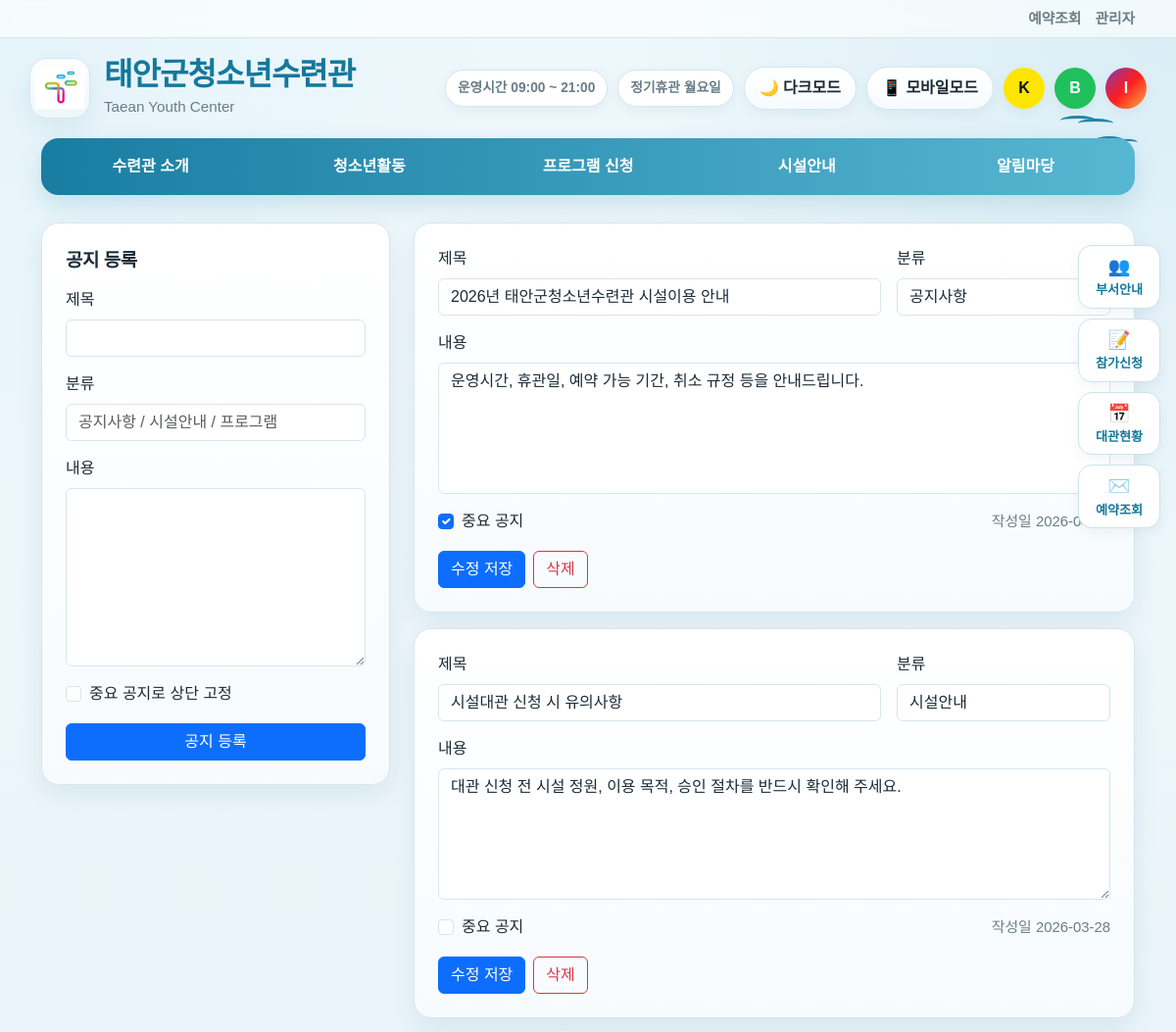
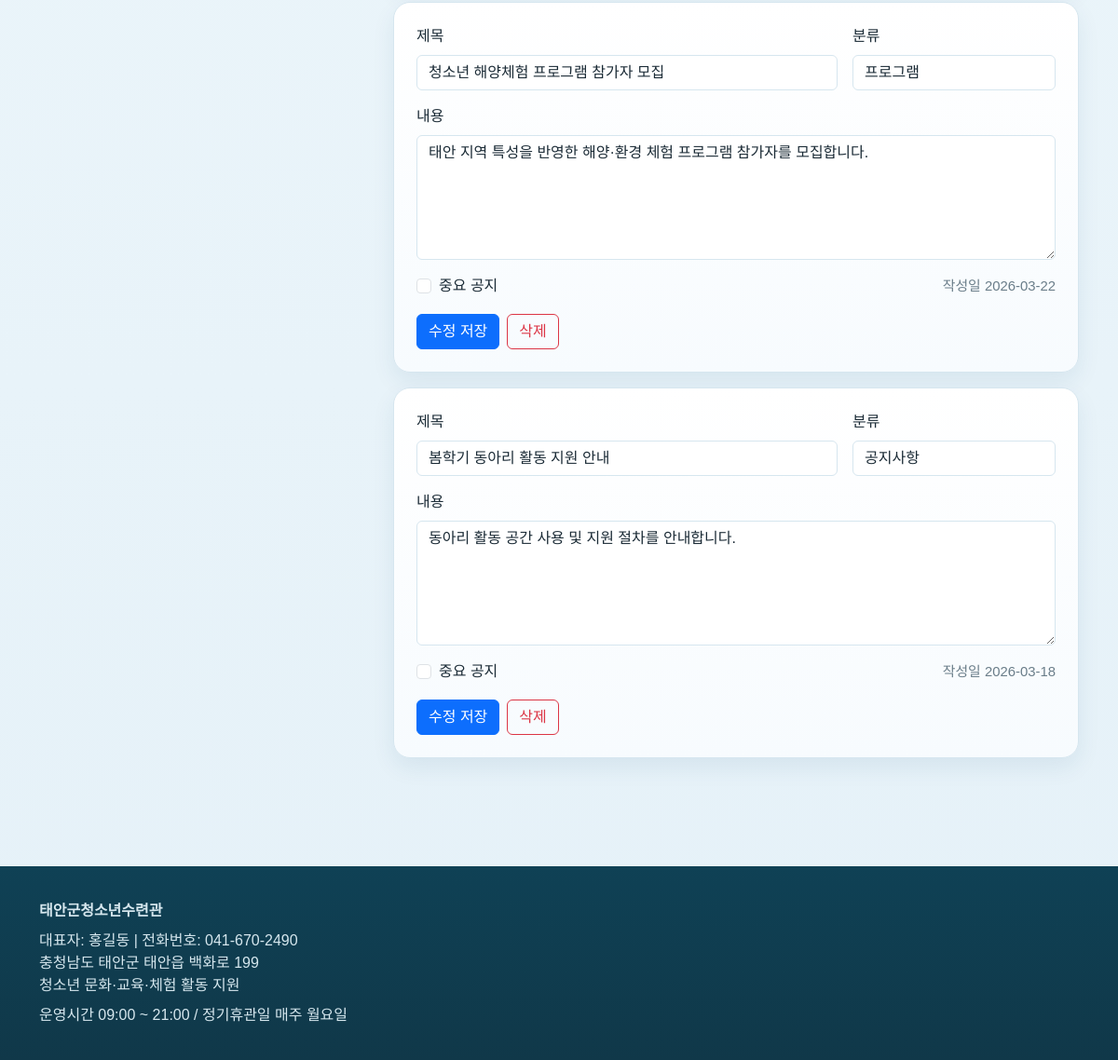
/admin/notices (signed in), run on the app's committed database (2 pictures, top to bottom).
### tables this page shows
CREATE TABLE notices (
        id INTEGER PRIMARY KEY AUTOINCREMENT,
        title TEXT NOT NULL,
        content TEXT NOT NULL,
        category TEXT NOT NULL DEFAULT '공지사항',
        is_pinned INTEGER NOT NULL DEFAULT 0,
        created_at TEXT NOT NULL
    );

### app.py (the view, shortened to what this page needs)
@app.route("/admin/notices", methods=["GET", "POST"])
def admin_notices():
    if not require_admin():
        return redirect(url_for("admin_login"))
    db = get_db()
    notices = get_all_notices()
    return render_template("admin_notices.html", notices=notices)

### app.py (called while the page is built)
def get_db():
    if "db" not in g:
        g.db = sqlite3.connect(DB_PATH)
        g.db.row_factory = sqlite3.Row
    return g.db

def require_admin():
    return session.get("admin")

def get_all_notices():
    db = get_db()
    return db.execute("""
        SELECT * FROM notices
        ORDER BY is_pinned DESC, created_at DESC, id DESC
    """).fetchall()

@app.context_processor
def inject_globals():
    today = date.today()
    max_date = today + timedelta(days=ADVANCE_BOOKING_DAYS)
    return {
        "STATUS_KR": STATUS_KR,
        "OPEN_HOUR": OPEN_HOUR,
        "CLOSE_HOUR": CLOSE_HOUR,
        "today": today.isoformat(),
        "today_obj": today,
        "max_date": max_date.isoformat(),
        "MAX_HOURS_PER_BOOKING": MAX_HOURS_PER_BOOKING,
        "ADVANCE_BOOKING_DAYS": ADVANCE_BOOKING_DAYS,
        "CANCEL_DEADLINE_DAYS": CANCEL_DEADLINE_DAYS,
        "WEEKLY_CLOSED_WEEKDAY": WEEKLY_CLOSED_WEEKDAY,
        "is_expired_reservation": is_expired_reservation
    }

### templates/admin_notices.html (shortened to what this page needs)
{% extends "base.html" %}
{% block content %}
<div class="row g-4">
    <div class="col-lg-4">
        <div class="card-box p-4">
            <div class="section-title">공지 등록</div>
            <form method="post" class="row g-3">
                <div class="col-12">
                    <label class="form-label">제목</label>
                    <input type="text" name="title" class="form-control" required>
                </div>
                <div class="col-12">
                    <label class="form-label">분류</label>
                    <input type="text" name="category" class="form-control" placeholder="공지사항 / 시설안내 / 프로그램">
                </div>
                <div class="col-12">
                    <label class="form-label">내용</label>
                    <textarea name="content" rows="7" class="form-control" required></textarea>
                </div>
                <div class="col-12">
                    <div class="form-check">
                        <input class="form-check-input" type="checkbox" name="is_pinned" id="is_pinned">
                        <label class="form-check-label" for="is_pinned">중요 공지로 상단 고정</label>
                    </div>
                </div>
                <div class="col-12">
                    <button class="btn btn-primary w-100">공지 등록</button>
                </div>
            </form>
        </div>
    </div>
    <div class="col-lg-8">
        {% for n in notices %}
        <div class="card-box p-4 mb-3">
            <div class="row g-3">
                <div class="col-12">
                    <form method="post" class="row g-3">
                        <div class="col-md-8">
                            <label class="form-label">제목</label>
                            <input type="text" name="title" class="form-control" value="{{ n.title }}" required>
                        </div>
                        <div class="col-md-4">
                            <label class="form-label">분류</label>
                            <input type="text" name="category" class="form-control" value="{{ n.category }}">
                        </div>
                        <div class="col-12">
                            <label class="form-label">내용</label>
                            <textarea name="content" rows="5" class="form-control" required>{{ n.content }}</textarea>
                        </div>
                        <div class="col-md-6 d-flex align-items-end">
                            <div class="form-check">
                                <input class="form-check-input" type="checkbox" name="is_pinned" id="pin{{ n.id }}" {% if n.is_pinned %}checked{% endif %}>
                                <label class="form-check-label" for="pin{{ n.id }}">중요 공지</label>
                            </div>
                        </div>
                        <div class="col-md-6 text-md-end">
                            <span class="small-muted">작성일 {{ n.created_at }}</span>
                        </div>
                        <div class="col-12 d-flex gap-2">
                            <button class="btn btn-primary">수정 저장</button>
                    </form>
                            <form method="post" onsubmit="return confirm('이 공지를 삭제할까요?');">
                                <button class="btn btn-outline-danger">삭제</button>
                            </form>
                        </div>
                </div>
            </div>
        </div>
        {% else %}
        <div class="card-box p-4 text-center text-muted">등록된 공지가 없습니다.</div>
        {% endfor %}
{% endblock %}

### templates/base.html (style rules this page uses)
:root { --bg:#eef7fb; --bg2:#e5f1f8; --surface:#ffffff; --surface2:#f7fbfe; --text:#1b2b36; --muted:#6a7d89; --line:#d6e6ef; --brand:#14789c; --brand-dark:#0d5c79; --nav1:#197da2; --nav2:#57b7d2; --accent:#dff5fb; --shadow:0 10px 24px rgba(18,79,110,.08); --shadow-soft:0 4px 12px rgba(18,79,110,.06); --danger:#c75b5b; --ok:#1d8a5b; --warn:#9a6b11; }
* { box-sizing:border-box; }
html { scroll-behavior:smooth; }
body { background: radial-gradient(circle at top right, rgba(95,181,214,.15), transparent 22%), radial-gradient(circle at left top, rgba(185,234,247,.18), transparent 20%), linear-gradient(180deg,var(--bg),var(--bg2)); color:var(--text); font-family:Arial,"Apple SD Gothic Neo","Malgun Gothic",sans-serif; transition:background .2s ease,color .2s ease; }
.card-box { background:linear-gradient(180deg,var(--surface),var(--surface2)); border:1px solid var(--line); border-radius:18px; box-shadow:var(--shadow); }
.section-title { font-size:1.18rem; font-weight:900; margin-bottom:14px; letter-spacing:-0.02em; }
.small-muted { color:var(--muted); font-size:.93rem; }
.form-control, .form-select { background:var(--surface); color:var(--text); border-color:var(--line); }

### data on the page
notices: title "2026년 태안군청소년수련관 시설이용 안내", category "공지사항", content "운영시간, 휴관일, 예약 가능 기간, 취소 규정 등을 안내드립니다.", is_pinned "☑", created_at "2026-04-01"
notices: title "시설대관 신청 시 유의사항", category "시설안내", content "대관 신청 전 시설 정원, 이용 목적, 승인 절차를 반드시 확인해 주세요.", created_at "2026-03-28"
notices: title "청소년 해양체험 프로그램 참가자 모집", category "프로그램", content "태안 지역 특성을 반영한 해양·환경 체험 프로그램 참가자를 모집합니다.", created_at "2026-03-22"
notices: title "봄학기 동아리 활동 지원 안내", category "공지사항", content "동아리 활동 공간 사용 및 지원 절차를 안내합니다.", created_at "2026-03-18"
